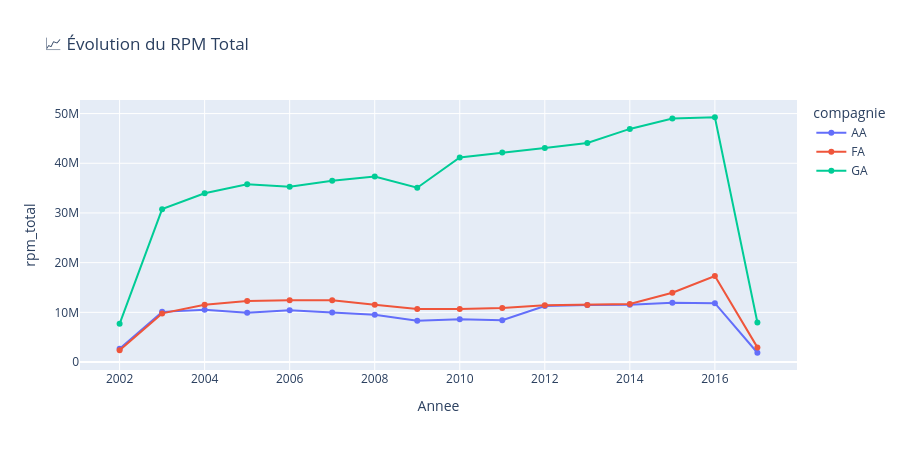
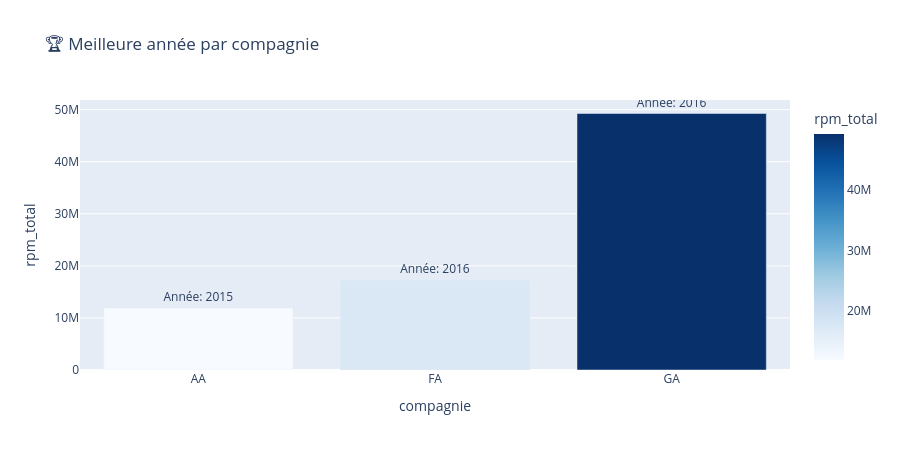

Here is the notebook cell these charts were saved with, in order:
### Markdown cell above
# 12- Graphique : Meilleure année pour le RPM

### Code cell
"""
Graphiques - Question 3
"""

# Graphique 1: Évolution
fig1 = px.line(
    df_rpm_yearly,
    x='Annee',
    y='rpm_total',
    color='compagnie',
    title='📈 Évolution du RPM Total',
    markers=True
)
fig1.update_layout(height=450)
fig1.show()
fig1.write_html('../results/fig_q3_evolution.html')

# Graphique 2: Meilleure année
fig2 = px.bar(
    df_best,
    x='compagnie',
    y='rpm_total',
    title='🏆 Meilleure année par compagnie',
    color='rpm_total',
    color_continuous_scale='Blues',
    text='meilleure_annee'
)
fig2.update_traces(textposition='outside', texttemplate='Année: %{text}')
fig2.update_layout(height=450)
fig2.show()
fig2.write_html('../results/fig_q3_best.html')

print("✅ Graphiques sauvegardés")

### Figure 1 — Plotly figure (JSON) as saved in the notebook; plotly's stock layout.template omitted (floating-point values rounded to 4 significant figures)
{"data": [{"hovertemplate": "compagnie=AA<br>Annee=%{x}<br>rpm_total=%{y}<extra></extra>", "legendgroup": "AA", "line": {"color": "#636efa", "dash": "solid"}, "marker": {"symbol": "circle"}, "mode": "lines+markers", "name": "AA", "orientation": "v", "showlegend": true, "type": "scatter", "x": [2002, 2003, 2004, 2005, 2006, 2007, 2008, 2009, 2010, 2011, 2012, 2013, 2014, 2015, 2016, 2017], "xaxis": "x", "y": [2692887, 10095187, 10524652, 9908453, 10412599, 9981711, 9497027, 8296488, 8594514, 8419239, 11274316, 11478015, 11516942, 11912594, 11847770, 1869185], "yaxis": "y"}, {"hovertemplate": "compagnie=FA<br>Annee=%{x}<br>rpm_total=%{y}<extra></extra>", "legendgroup": "FA", "line": {"color": "#EF553B", "dash": "solid"}, "marker": {"symbol": "circle"}, "mode": "lines+markers", "name": "FA", "orientation": "v", "showlegend": true, "type": "scatter", "x": [2002, 2003, 2004, 2005, 2006, 2007, 2008, 2009, 2010, 2011, 2012, 2013, 2014, 2015, 2016, 2017], "xaxis": "x", "y": [2368144, 9791257, 11531272, 12304150, 12412778, 12453896, 11518619, 10661118, 10663454, 10888756, 11428251, 11496032, 11690023, 13946575, 17318668, 2949005], "yaxis": "y"}, {"hovertemplate": "compagnie=GA<br>Annee=%{x}<br>rpm_total=%{y}<extra></extra>", "legendgroup": "GA", "line": {"color": "#00cc96", "dash": "solid"}, "marker": {"symbol": "circle"}, "mode": "lines+markers", "name": "GA", "orientation": "v", "showlegend": true, "type": "scatter", "x": [2002, 2003, 2004, 2005, 2006, 2007, 2008, 2009, 2010, 2011, 2012, 2013, 2014, 2015, 2016, 2017], "xaxis": "x", "y": [7680697, 30769213, 33963926, 35775411, 35268081, 36465435, 37338343, 35080973, 41158732, 42180339, 43069093, 44064304, 46912054, 48989773, 49260222, 7946832], "yaxis": "y"}], "layout": {"height": 450, "legend": {"title": {"text": "compagnie"}, "tracegroupgap": 0}, "title": {"text": "📈 Évolution du RPM Total"}, "xaxis": {"anchor": "y", "domain": [0, 1], "title": {"text": "Annee"}}, "yaxis": {"anchor": "x", "domain": [0, 1], "title": {"text": "rpm_total"}}}}

### Figure 2 — Plotly figure (JSON) as saved in the notebook; plotly's stock layout.template omitted (floating-point values rounded to 4 significant figures)
{"data": [{"hovertemplate": "compagnie=%{x}<br>rpm_total=%{marker.color}<br>meilleure_annee=%{text}<extra></extra>", "legendgroup": "", "marker": {"color": [11912594, 17318668, 49260222], "coloraxis": "coloraxis", "pattern": {"shape": ""}}, "name": "", "orientation": "v", "showlegend": false, "text": [2015.0, 2016.0, 2016.0], "textposition": "outside", "texttemplate": "Année: %{text}", "type": "bar", "x": ["AA", "FA", "GA"], "xaxis": "x", "y": [11912594, 17318668, 49260222], "yaxis": "y"}], "layout": {"barmode": "relative", "coloraxis": {"colorbar": {"title": {"text": "rpm_total"}}, "colorscale": [[0, "rgb(247,251,255)"], [0.125, "rgb(222,235,247)"], [0.25, "rgb(198,219,239)"], [0.375, "rgb(158,202,225)"], [0.5, "rgb(107,174,214)"], [0.625, "rgb(66,146,198)"], [0.75, "rgb(33,113,181)"], [0.875, "rgb(8,81,156)"], [1, "rgb(8,48,107)"]]}, "height": 450, "legend": {"tracegroupgap": 0}, "title": {"text": "🏆 Meilleure année par compagnie"}, "xaxis": {"anchor": "y", "domain": [0, 1], "title": {"text": "compagnie"}}, "yaxis": {"anchor": "x", "domain": [0, 1], "title": {"text": "rpm_total"}}}}
